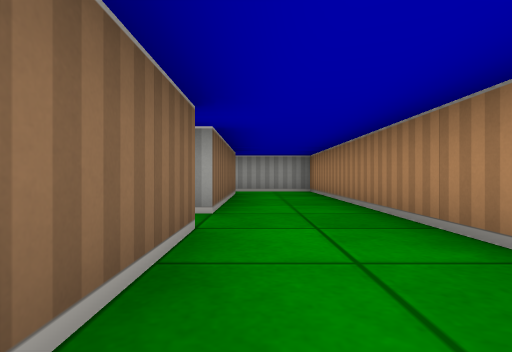
View 1 (above)

16 first-person views from a walk through a cub3D maze. The camera is about half as high as the walls, looks level and sees 80° across. The floor is counted in squares. Each view is taken from the middle of a square. On the plan, view 1 faces up. The plan holds only what a view shows up to about 9 squares ahead; the rest is blank.

View 2
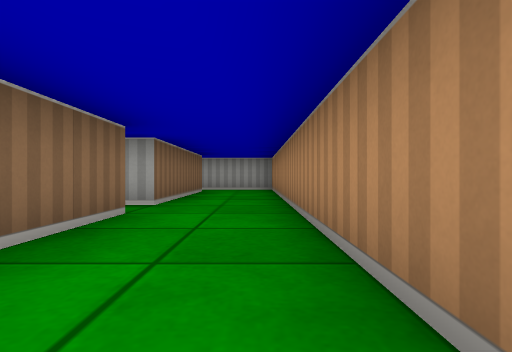

View 3
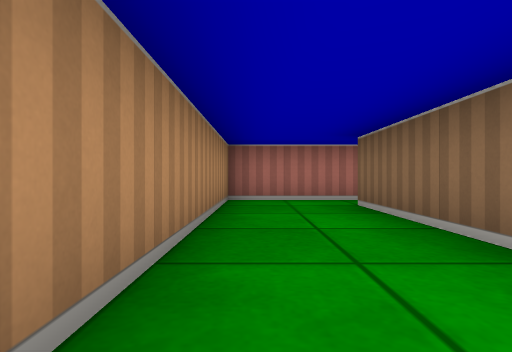

View 4
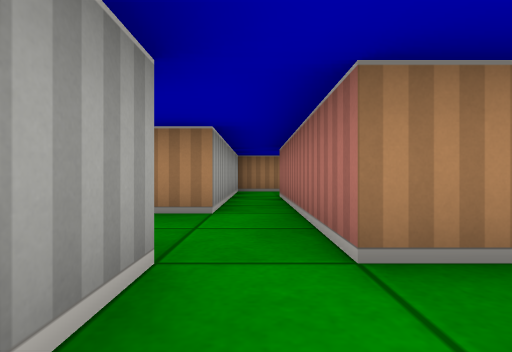

View 5
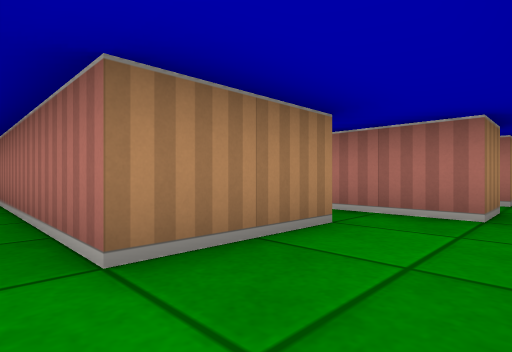

View 6
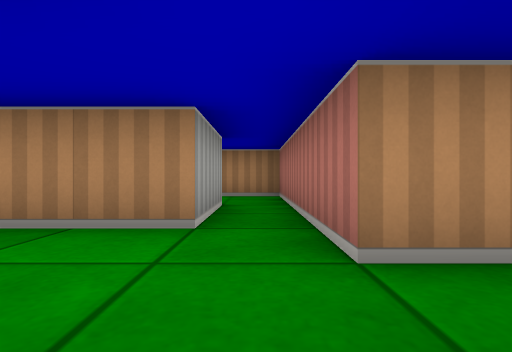

View 7
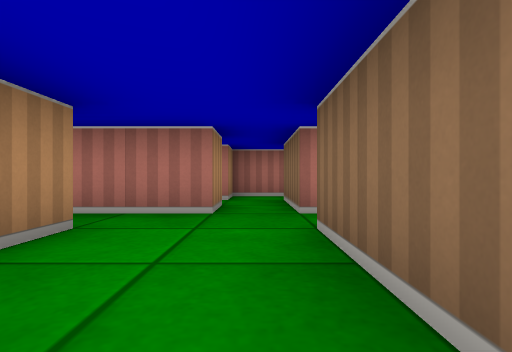

View 8
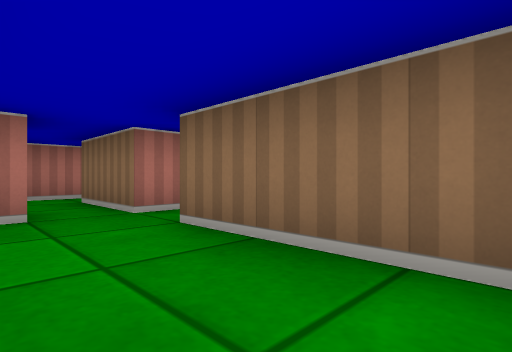

View 9
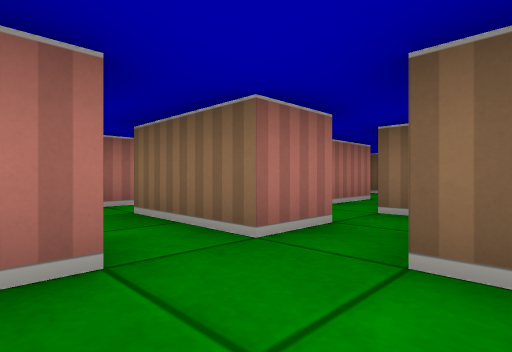

View 10
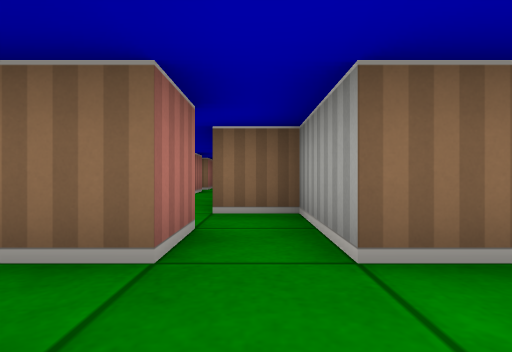

View 11
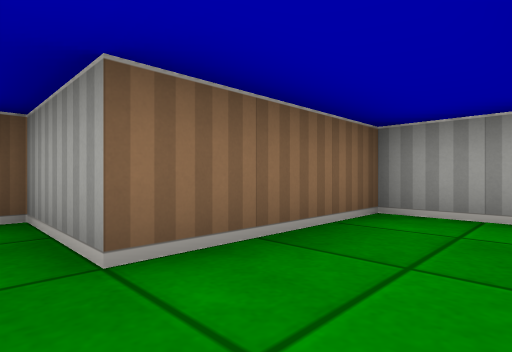

View 12
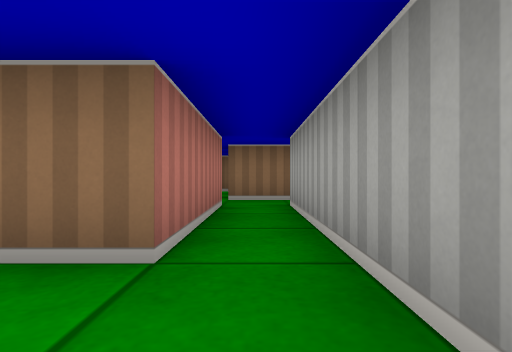

View 13
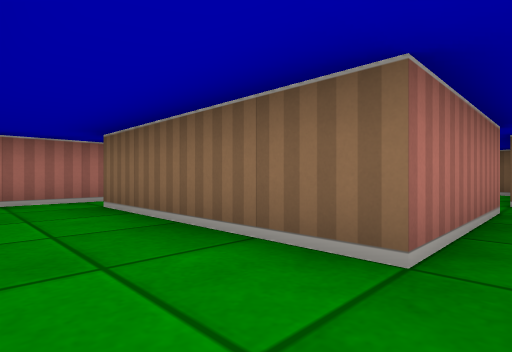

View 14
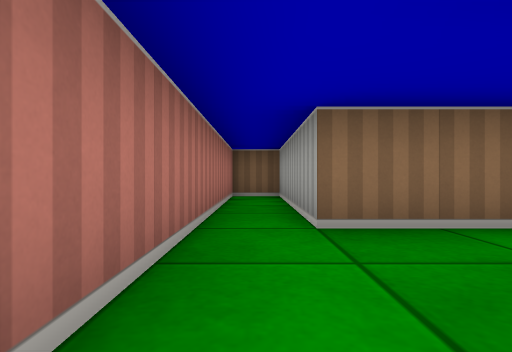

View 15
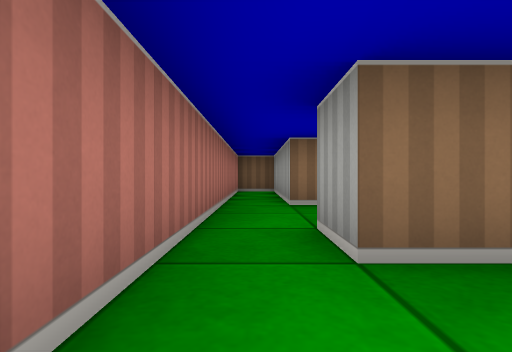

View 16
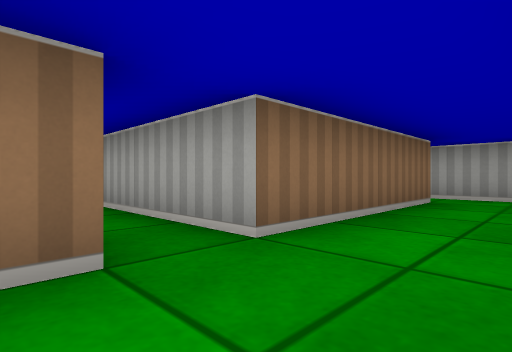

### Floor plan
Ten units are one square. View 1 is at (0, 0); x grows to the right and y downward. Boxes are objects, and circles mark ways between rooms. Rooms are numbered by the first view taken in them; rooms with no view inside come last. Other rooms are left out.
<svg viewBox="-100 -95 120 125">
<path fill="none" stroke="#000" d="M-5 -25 -5 15 -15 15M-55 -55 -55 -75 -5 -75 -5 -35 -15 -35M-15 25 15 25 15 -85 -35 -85M-55 -85 -75 -85 -75 -55M-75 -55 -95 -55 -95 -45M-65 -35 -65 -45 -35 -45M-86 -45 -75 -45 -75 -35M-35 -55 -55 -55M-35 -25 -35 15 -75 15 -75 25 -15 25M-15 -35 -35 -35M-75 -35 -75 -25M-80 -15 -65 -15 -65 -25 -35 -25M-35 -35 -65 -35M-35 -45 -15 -45 -15 -58"/>
<circle cx="-65" cy="-65" r="3" fill="#2a7"/>
<circle cx="-10" cy="-30" r="3" fill="#2a7"/>
<circle cx="-10" cy="20" r="3" fill="#2a7"/>
<circle cx="-70" cy="-40" r="3" fill="#2a7"/>
<circle cx="-30" cy="-50" r="3" fill="#2a7"/>
<circle cx="-40" cy="-30" r="3" fill="#2a7"/>
<text x="-10" y="-30">1</text>
<text x="-70" y="-50">2</text>
<text x="-30" y="0">3</text>
<text x="-70" y="-30">4</text>
<text x="-30" y="-60">5</text>
</svg>
Room 1 opens to room 2. Room 1 opens to room 3. Room 2 opens to room 4. Room 2 opens to room 5. Room 3 opens to room 4.

Where each view was taken, in squares from view 1:
view 1: 0 up, 0 right, facing up
view 2: 1 down, 1 right, facing up
view 3: 3 up, 1 right, facing down
view 4: 8 up, 7 left, facing right
view 5: 8 up, 7 left, facing down-right
view 6: 5 up, 8 left, facing right
view 7: 8 up, 7 left, facing down
view 8: 8 up, 6 left, facing down-left
view 9: 6 up, 6 left, facing down-left
view 10: 5 up, 6 left, facing left
view 11: 5 up, 6 left, facing up-left
view 12: 3 up, 2 left, facing left
view 13: 3 up, 2 left, facing down-left
view 14: 2 down, 1 left, facing left
view 15: 2 down, 1 right, facing left
view 16: 2 up, 1 right, facing up-left
